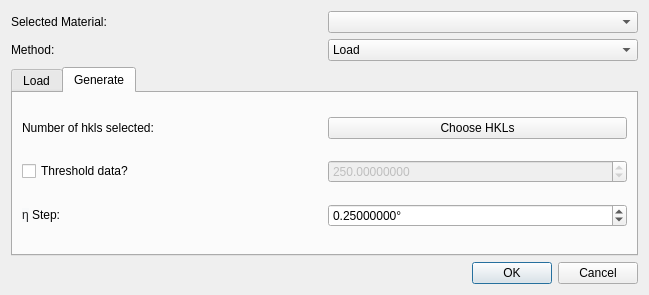
<?xml version="1.0" encoding="UTF-8"?>
<ui version="4.0">
 <class>ome_maps_select_dialog</class>
 <widget class="QDialog" name="ome_maps_select_dialog">
  <property name="geometry">
   <rect>
    <x>0</x>
    <y>0</y>
    <width>649</width>
    <height>295</height>
   </rect>
  </property>
  <layout class="QGridLayout" name="gridLayout_2">
   <item row="2" column="0" colspan="2">
    <widget class="QTabWidget" name="tab_widget">
     <property name="currentIndex">
      <number>1</number>
     </property>
     <widget class="QWidget" name="load_tab">
      <attribute name="title">
       <string>Load</string>
      </attribute>
      <layout class="QGridLayout" name="gridLayout_3">
       <item row="1" column="2">
        <widget class="QPushButton" name="select_file_button">
         <property name="text">
          <string>Select File</string>
         </property>
        </widget>
       </item>
       <item row="1" column="0" colspan="2">
        <widget class="QLineEdit" name="file_name"/>
       </item>
       <item row="2" column="0" colspan="3">
        <widget class="QLabel" name="load_note">
         <property name="text">
          <string>&lt;html&gt;&lt;head/&gt;&lt;body&gt;&lt;p&gt;&lt;span style=&quot; font-style:italic;&quot;&gt;The selected material must exactly match the one used to generate this file&lt;/span&gt;&lt;/p&gt;&lt;/body&gt;&lt;/html&gt;</string>
         </property>
         <property name="alignment">
          <set>Qt::AlignCenter</set>
         </property>
         <property name="wordWrap">
          <bool>true</bool>
         </property>
        </widget>
       </item>
      </layout>
     </widget>
     <widget class="QWidget" name="generate_tab">
      <attribute name="title">
       <string>Generate</string>
      </attribute>
      <layout class="QGridLayout" name="gridLayout">
       <item row="3" column="1">
        <widget class="ScientificDoubleSpinBox" name="threshold">
         <property name="enabled">
          <bool>false</bool>
         </property>
         <property name="decimals">
          <number>8</number>
         </property>
         <property name="maximum">
          <double>100000.000000000000000</double>
         </property>
         <property name="value">
          <double>250.000000000000000</double>
         </property>
        </widget>
       </item>
       <item row="1" column="0">
        <widget class="QLabel" name="num_hkls_selected">
         <property name="text">
          <string>Number of hkls selected:</string>
         </property>
        </widget>
       </item>
       <item row="3" column="0">
        <widget class="QCheckBox" name="apply_threshold">
         <property name="text">
          <string>Threshold data?</string>
         </property>
        </widget>
       </item>
       <item row="1" column="1">
        <widget class="QPushButton" name="choose_hkls">
         <property name="text">
          <string>Choose HKLs</string>
         </property>
        </widget>
       </item>
       <item row="4" column="0">
        <widget class="QLabel" name="eta_step_label">
         <property name="toolTip">
          <string>&lt;html&gt;&lt;head/&gt;&lt;body&gt;&lt;p&gt;Pixel resolution in &lt;span style=&quot; font-family:'sans-serif'; color:#202122; background-color:#f8f9fa;&quot;&gt;η&lt;/span&gt;&lt;/p&gt;&lt;/body&gt;&lt;/html&gt;</string>
         </property>
         <property name="text">
          <string>&lt;html&gt;&lt;head/&gt;&lt;body&gt;&lt;p&gt;&lt;span style=&quot; font-family:'sans-serif'; color:#202122; background-color:#f8f9fa;&quot;&gt;η&lt;/span&gt; Step:&lt;/p&gt;&lt;/body&gt;&lt;/html&gt;</string>
         </property>
         <property name="buddy">
          <cstring>eta_step</cstring>
         </property>
        </widget>
       </item>
       <item row="4" column="1">
        <widget class="ScientificDoubleSpinBox" name="eta_step">
         <property name="toolTip">
          <string>&lt;html&gt;&lt;head/&gt;&lt;body&gt;&lt;p&gt;Pixel resolution in &lt;span style=&quot; font-family:'sans-serif'; color:#202122; background-color:#f8f9fa;&quot;&gt;η&lt;/span&gt;&lt;/p&gt;&lt;/body&gt;&lt;/html&gt;</string>
         </property>
         <property name="suffix">
          <string>°</string>
         </property>
         <property name="decimals">
          <number>8</number>
         </property>
         <property name="minimum">
          <double>0.000100000000000</double>
         </property>
         <property name="maximum">
          <double>360.000000000000000</double>
         </property>
         <property name="singleStep">
          <double>0.050000000000000</double>
         </property>
         <property name="value">
          <double>0.250000000000000</double>
         </property>
        </widget>
       </item>
      </layout>
     </widget>
    </widget>
   </item>
   <item row="1" column="0">
    <widget class="QLabel" name="method_label">
     <property name="text">
      <string>Method:</string>
     </property>
    </widget>
   </item>
   <item row="1" column="1">
    <widget class="QComboBox" name="method">
     <item>
      <property name="text">
       <string>Load</string>
      </property>
     </item>
     <item>
      <property name="text">
       <string>Generate</string>
      </property>
     </item>
    </widget>
   </item>
   <item row="3" column="0" colspan="2">
    <widget class="QDialogButtonBox" name="button_box">
     <property name="standardButtons">
      <set>QDialogButtonBox::Cancel|QDialogButtonBox::Ok</set>
     </property>
     <property name="centerButtons">
      <bool>false</bool>
     </property>
    </widget>
   </item>
   <item row="0" column="0">
    <widget class="QLabel" name="material_label">
     <property name="text">
      <string>Selected Material:</string>
     </property>
    </widget>
   </item>
   <item row="0" column="1">
    <widget class="QComboBox" name="material"/>
   </item>
  </layout>
 </widget>
 <customwidgets>
  <customwidget>
   <class>ScientificDoubleSpinBox</class>
   <extends>QDoubleSpinBox</extends>
   <header>scientificspinbox.h</header>
  </customwidget>
 </customwidgets>
 <tabstops>
  <tabstop>material</tabstop>
  <tabstop>method</tabstop>
  <tabstop>tab_widget</tabstop>
  <tabstop>file_name</tabstop>
  <tabstop>select_file_button</tabstop>
  <tabstop>choose_hkls</tabstop>
  <tabstop>apply_threshold</tabstop>
  <tabstop>threshold</tabstop>
  <tabstop>eta_step</tabstop>
 </tabstops>
 <resources/>
 <connections>
  <connection>
   <sender>button_box</sender>
   <signal>accepted()</signal>
   <receiver>ome_maps_select_dialog</receiver>
   <slot>accept()</slot>
   <hints>
    <hint type="sourcelabel">
     <x>228</x>
     <y>277</y>
    </hint>
    <hint type="destinationlabel">
     <x>217</x>
     <y>113</y>
    </hint>
   </hints>
  </connection>
  <connection>
   <sender>button_box</sender>
   <signal>rejected()</signal>
   <receiver>ome_maps_select_dialog</receiver>
   <slot>reject()</slot>
   <hints>
    <hint type="sourcelabel">
     <x>228</x>
     <y>277</y>
    </hint>
    <hint type="destinationlabel">
     <x>217</x>
     <y>113</y>
    </hint>
   </hints>
  </connection>
  <connection>
   <sender>apply_threshold</sender>
   <signal>toggled(bool)</signal>
   <receiver>threshold</receiver>
   <slot>setEnabled(bool)</slot>
   <hints>
    <hint type="sourcelabel">
     <x>180</x>
     <y>193</y>
    </hint>
    <hint type="destinationlabel">
     <x>624</x>
     <y>194</y>
    </hint>
   </hints>
  </connection>
 </connections>
</ui>
